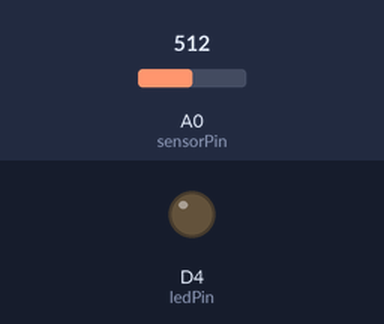
The sketch below on a simulated ESP8266 (NodeMCU). Parts: output pins drawn as LEDs (lit = HIGH). Inputs (shaded band) come from the test bench; at power-on: A0 (sensorPin) = 512. What the sketch prints to the serial monitor is not drawn.

Above: at 1.2 s.
1.3 s: A0 (sensorPin) set to 593
4.3 s: A0 (sensorPin) set to 611
At 5.3 s:
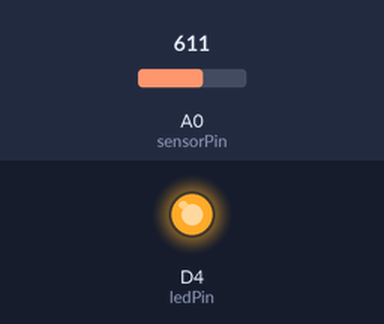
5.8 s: A0 (sensorPin) set to 414
7.3 s: A0 (sensorPin) set to 391
At 7.6 s:
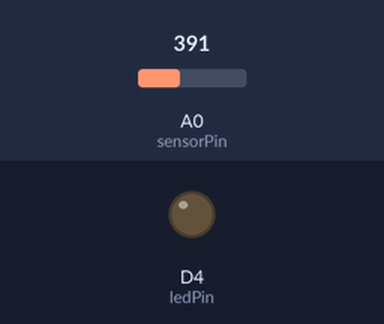
8.8 s: A0 (sensorPin) set to 716
At 10.0 s:
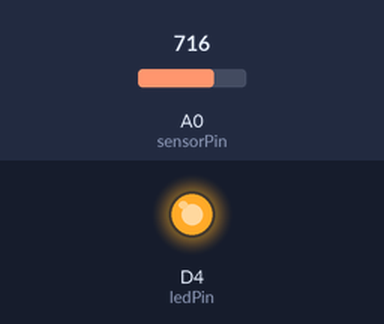
Timing chart, 0 to 11.8 s (numbered marks = the images above; inputs shaded):
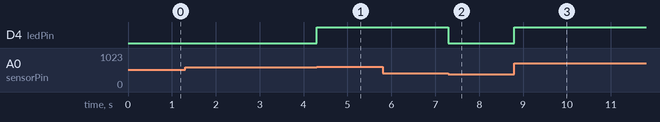

Measured:
- the behaviour switches between 599 and 600 on A0 (sensorPin) (found by bisection; images 0 and 1)
- the behaviour switches between 401 and 400 on A0 (sensorPin) (found by bisection; images 1 and 2)
- after the input at 4.3 s, D4 (ledPin): LOW → HIGH at once
- after the input at 7.3 s, D4 (ledPin): HIGH → LOW at once
- after the input at 8.8 s, D4 (ledPin): LOW → HIGH at once

The sketch:

Exercicio_2.ino
```cpp
/* Projeto IOT Iluminação Pública
*/

// Definições dos pinos de Entrada e Saída

#define VALOR_ESCURO 400   //Valor da Entrada para ligar LED
#define VALOR_CLARO  600   //Valor da Entrada para desligar LED
int sensorPin = A0;        //Definindo A0 Entrada Analógica
const int ledPin = D4;     // D4 = GPIO2 LEDBuiltin

// Definição das variáveis
int analogValue = 0 ;    //Inicializa Variável Valor Entrada Analógica

void setup() {

Serial.begin(115200);
pinMode(ledPin, OUTPUT); //Incializa o ledPin  como saída
}

void loop() {

   analogValue = analogRead(sensorPin);     //Lendo Entrada Analógica
    if(analogValue<=VALOR_ESCURO)           //Definindo valor para ligar
 {
   digitalWrite(ledPin,LOW);    //Liga LED
 }
 else if(analogValue>=VALOR_CLARO) //Definindo valor para desligar
 {
   digitalWrite(ledPin,HIGH);    //Desliga LED
 }

   Serial.print("Valor LDR=");   //Print Valor LDR na Serial
   Serial.println(analogValue);  //Print Valor Entrada Analógica na Serial

   }
```
